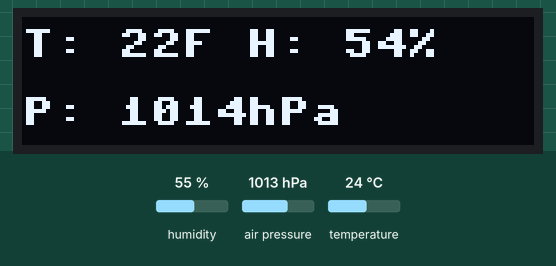
Simulated run of this program. Board: MicroPython board. Parts: 128×32 one-colour display. The inputs (shaded band) are chosen by the test bench; at power-on: humidity 55 %, air pressure 1013 hPa, temperature 24 °C. Library files of the repository ran but are not shown: bme280.py; what the program prints to the serial console is not drawn.

Above: at 1.2 s.

The program:

bme280Sensor.py
```python
from machine import Pin, I2C
from utime import sleep
from bme280 import BME280
import ssd1306


scl = Pin(5, Pin.PULL_UP)
sda = Pin(4, Pin.PULL_UP)
i2c = I2C(scl=scl, sda=sda, freq=10000)
bme = BME280(i2c=i2c)
display = ssd1306.SSD1306_I2C(128, 32, i2c)

while True:
    try:
        # temp = round(bme.temperature() * 1.8 + 32)
        # hum = round(bme.humidity())
        # pres = bme.pressure()
        temp, hum, pres = bme.measure(temperature_unit='F')

        display.fill(0)
        display.text("T: {}F H: {}%".format(temp, hum), 0, 3, 1)
        display.text("P: {}hPa".format(pres), 0, 20, 1)
        display.show()

        msg = "{" + " 'node': 'dalexis-sensor1', 'temperature_F': {}, 'humidity': {}, 'pressure': {} ".format(temp, hum, pres) + "}"
        print(msg)

        sleep(10)
    except KeyboardInterrupt:
        print("Bye")
        break
```
